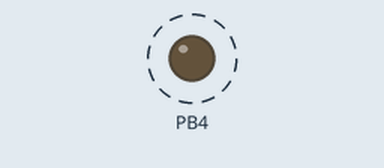
Bench run of a sketch on a simulated ATtiny85, built with avr-gcc and run on an emulated ATtiny85. Shown: output pins drawn as LEDs (lit = HIGH). Dashed ring = blinking.

Above: at 0.3 s.
Timing chart, 0 to 3.0 s (numbered marks = the images above):
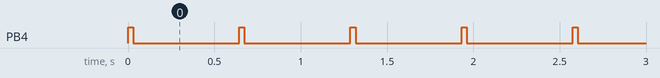

Measured:
- by itself, PB4: alternates HIGH for 0.03 s and LOW for 0.61 s

The sketch:

tinyblinky.ino
```cpp
/*
    tinyblinky.ino
    Programme pour tester la programmation en mode ISP d’un ATtiny25V
    Fait clignoter une LED sur PB4, pin 3
*/

#include <avr/io.h>
#define LedPin PORTB4
#define LedToggle PORTB ^= ( 1<<LedPin )
#define delay1 250
#define delay2 5000

void wait( int delay_ms )
{
    for( volatile int i=0; i<delay_ms; i++ )
    {
        for( volatile int j=0; j<50; j++ ) {}
    }
}

int main()
{
    DDRB |= ( 1<<LedPin );
    while( true )
    {
        LedToggle;  wait( delay1 );
        LedToggle;  wait( delay2 );
    }
}
```
